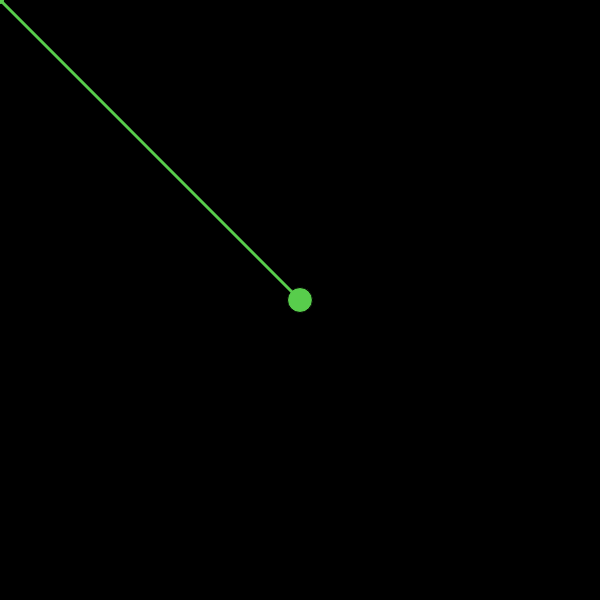
Frame 1 (no input)
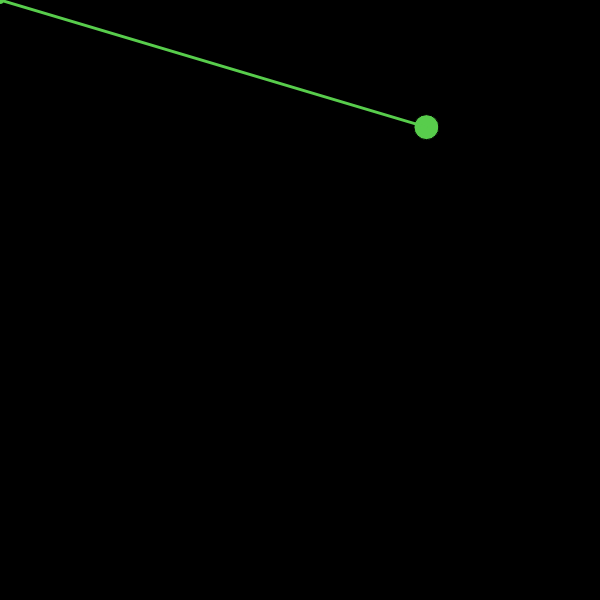
Frame 60 (no input)
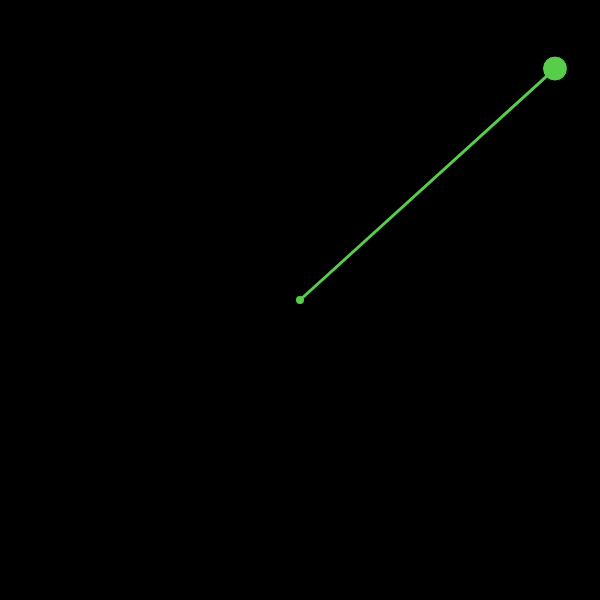
Frame 120 (the mouse pressed at the canvas centre since frame 60)

The p5.js sketch that drew these frames (run headless with seeded random() and noise() and a simulated clock; from frame 60 on, the mouse is pressed at the canvas centre):

// p5.js sketch
// ── sketch.js
let b
const canvasX = 600
const canvasY = 600
let v0
let v1
let balls

class Ball {
    constructor(x,y) {
        this.position = createVector(x,y)
        this.vel = createVector(random(-5,5),random(-5,5))
        this.diam = random(10,30)
        this.myColorR = random(0,255)
        this.myColorG = random(0,255)
        this.myColorB = random(0,255)
    }

    draw() {
        //disegna cerchio
        fill(this.myColorR,this.myColorG,this.myColorB);
        circle(this.position.x, this.position.y,this.diam)
        drawArrow(this.position.x,this.position.y,10,this.myColorR,this.myColorG,this.myColorB)
    }

    move() {
        this.position.add(this.vel)
        if(this.position.x < 0+this.diam/2 || this.position.x >= canvasX-this.diam/2){
            this.vel.x = -this.vel.x
        }
        if(this.position.y < 0+this.diam/2 || this.position.y >= canvasY-this.diam/2){
            this.vel.y = -this.vel.y
        }
    }
}


function setup() {
    balls = []
    createCanvas(canvasX, canvasY);
    b = new Ball(canvasX/2,canvasY/2)
    balls.push(b)
    
  }
  
  function draw() {
    background(0);
    let i = 0
    for(let i=0; i<balls.length; i++){  
        balls[i].draw()
        balls[i].move()
    }
  } 

  function drawArrow(x,y,length,r,g,b) {
    this.length = length
    let a = atan2(mouseY-y,mouseX-x)
    push();
    stroke(r,g,b)
    strokeWeight(3)
    fill(r,g,b)
    circle(mouseX,mouseY,5);
    line(x,y,mouseX,mouseY)
    
    pop();
  }

  function mouseClicked() {
    a = new Ball(mouseX,mouseY)
    balls.push(a)
  }
